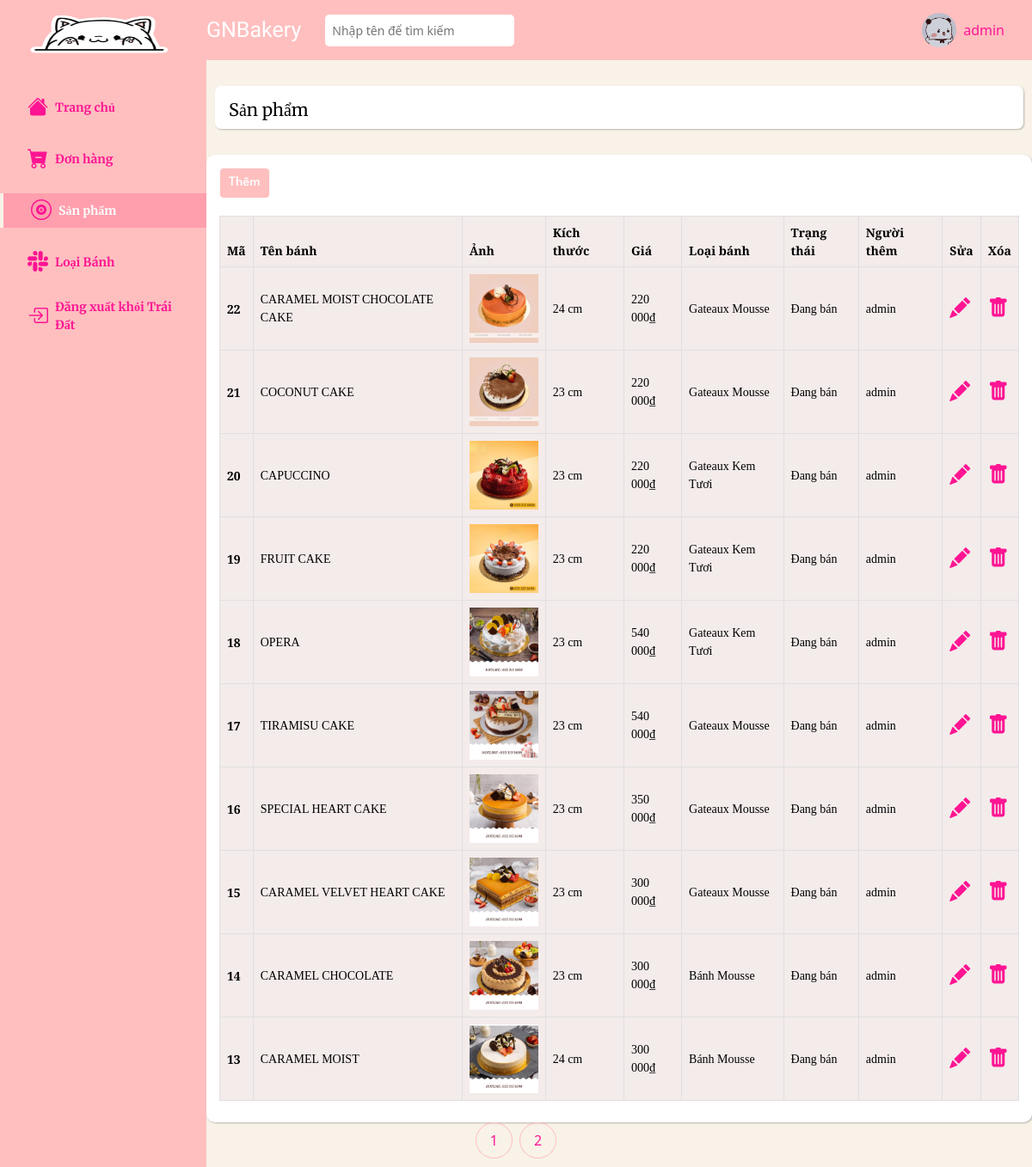
The page /admin/products/index.php (signed in) on the database its author committed.
### tables this page shows
CREATE TABLE `products` (
  `id` int(11) NOT NULL,
  `name` varchar(50) NOT NULL,
  `image` varchar(255) NOT NULL,
  `size` int(11) NOT NULL,
  `price` float NOT NULL,
  `description` text NOT NULL,
  `status` tinyint(1) NOT NULL DEFAULT '1',
  `category_detail_id` int(11) NOT NULL,
  `admin_id` int(11) NOT NULL
);

CREATE TABLE `category_detail` (
  `id` int(11) NOT NULL,
  `name` varchar(50) NOT NULL,
  `category_id` int(11) NOT NULL
);

### admin/products/index.php (the view, shortened to what this page needs)
<?php
    $page = 'products';
    require_once '../../database/connect.php';
    $where = '1';
    $page_current = 1;
    $num_product_per_page = 10;
    $skip_page = $num_product_per_page * ($page_current - 1);
    $sql = "select products.*, category_detail.name as category_name, admin.name as admin_name, products.admin_id
    from products
    join category_detail
    on category_detail.id = products.category_detail_id
    join admin
    on admin.id = products.admin_id
    where $where
    order by products.status desc, products.id desc
    limit $num_product_per_page offset $skip_page
    ";
    $result = mysqli_query($connect, $sql);
    require_once '../navbar-vertical.php';
?>
    <div class="main__container">
        <div class="main-container-text d-flex align-items-center">
            <a class="header__name text-decoration-none" href="#">
                <?= $page == 'products'?'Sản phẩm':'' ?>
            </a>
        </div>
        <div class="container-fluid px-4">
            <a href="form_insert.php" class="btn-insert btn btn-light btn-lg">Thêm</a>
            <div class="row gx-5">
                <div class="col-12">
                    <div class="table-responsive-sm">
                        <table class="product__table table table-sm table-light table-bordered  align-middle">
                            <thead>
                                <tr>
                                <th scope="col">Mã</th>
                                <th scope="col">Tên bánh</th>
                                <th scope="col">Ảnh</th>
                                <th scope="col">Kích thước</th>
                                <th scope="col">Giá</th>
                                <th scope="col">Loại bánh</th>
                                <th scope="col">Trạng thái</th>
                                <th scope="col">Người thêm</th>
                                <th scope="col">Sửa</th>
                                <th scope="col">Xóa</th>
                                </tr>
                            </thead>
                            <tbody>
                                <?php foreach ($result as $each) { ?>
                                    <tr>
                                        <th scope="row">
                                            <a href="show.php?id=<?= $each['id'] ?>" class="text-decoration-none"><?= $each['id'] ?></a>
                                        </th>
                                        <td>
                                            <a href="show.php?id=<?= $each['id'] ?>" class="text-decoration-none"><?= $each['name'] ?></a>
                                        </td>
                                        <td>
                                            <img class="products__img" src="../../assets/images/products/<?= $each['image'] ?>" alt="">
                                        </td>
                                        <td><?= $each['size'] ?> cm</td>
                                        <td><?= number_format($each['price'], 0, '.', ' ') ?>&#8363</td>
                                        <td><?= $each['category_name'] ?></td>
                                        <td><?php
                                            if($each['status'] === '1') { ?>
                                                Đang bán
                                            <?php } else { ?>
                                                Ngừng bán
                                            <?php } ?>
                                        </td>
                                        <td><?= $each['admin_name'] ?></td>
                                        <?php if($each['status'] === '1') { ?>
                                            <td>
                                                <a href="form_update.php?id=<?= $each['id'] ?>&admin_id=<?= $each['admin_id'] ?>">
                                                    <i class="bi bi-pencil-fill"></i>
                                                </a>
                                            </td>
                                            <td>
                                                <a onclick="return confirm('Bạn chắc chắn muốn xóa?')" href="delete.php?id=<?= $each['id'] ?>&admin_id=<?= $each['admin_id'] ?>">
                                                    <i class="bi bi-trash-fill"></i>
                                                </a>
                                            </td>
                                        <?php } ?>
                                    </tr>
                                <?php } ?>
                            </tbody>
                        </table>
                    </div>
                </div>
            </div>
        </div>
    </div>
<?php require_once '../footer.php'; ?>

### assets/css/admin.css (style rules this page uses)
html { font-size: 62.5%; line-height: 1.6rem; font-family: 'Roboto', sans-serif; box-sizing: border-box; }
a { color: #FF1493; }
* { box-sizing: inherit; }
:root { --text-color: #FF1493; --background-color: #f8f2e8; --navbar-color: #ffbfbf; --navbar-vertical-width : 240px; --header-height: 70px; }
body { background-color: var(--background-color); }
.header__name { color: black; font-size: 2rem; margin-left: 16px; margin-top: 5px; font-family: 'Merriweather', serif; }
.main__form, .main__container { margin-left: var(--navbar-vertical-width); min-height: 80vh; margin-top: 30px; }
.main-container-text { box-shadow: 1px 1px 2px 0px #00000040; background-color: white; border-radius: 7px; height: 50px; margin: 30px 10px; }
.container-fluid { box-shadow: 1px 1px 2px 0px #00000040; background-color: white; border-radius: 10px; padding: 15px; }
.product__table, .category__table, .employee__table, .playlist__table { font-size: 1.4rem; }
.products__img, .categories__img, .employee__img, .playlists__img { height: 80px; }
.product__table a, .category__table a, .employee__table a, .playlist__table a { color: black; display: block; }
.btn-insert { background-color: var(--navbar-color); color: #ffffff; font-size: 1.6rem; font-weight: 500; margin-bottom: 20px; font-family: 'League Spartan', sans-serif; border-radius: 5px; }
.table-sm>:not(caption)>*>* { padding: 8px; font-family: 'PT Serif', serif; background-color: #d3afaf40; }
.bi-pencil-fill, .bi-trash-fill { color: #FF1493; font-size: 2.4rem; }
.table-light { --bs-table-bg: #d3afaf40; }

### rows shown on the page
products: id "22", name "CARAMEL MOIST CHOCOLATE CAKE", image (picture), size "24", price "220 000", category_detail.name "Gateaux Mousse", status "Đang bán", admin.name "admin"
products: id "21", name "COCONUT CAKE", image (picture), size "23", price "220 000", category_detail.name "Gateaux Mousse", status "Đang bán", admin.name "admin"
products: id "20", name "CAPUCCINO", image (picture), size "23", price "220 000", category_detail.name "Gateaux Kem Tươi", status "Đang bán", admin.name "admin"
products: id "19", name "FRUIT CAKE", image (picture), size "23", price "220 000", category_detail.name "Gateaux Kem Tươi", status "Đang bán", admin.name "admin"
products: id "18", name "OPERA", image (picture), size "23", price "540 000", category_detail.name "Gateaux Kem Tươi", status "Đang bán", admin.name "admin"
products: id "17", name "TIRAMISU CAKE", image (picture), size "23", price "540 000", category_detail.name "Gateaux Mousse", status "Đang bán", admin.name "admin"
products: id "16", name "SPECIAL HEART CAKE", image (picture), size "23", price "350 000", category_detail.name "Gateaux Mousse", status "Đang bán", admin.name "admin"
products: id "15", name "CARAMEL VELVET HEART CAKE", image (picture), size "23", price "300 000", category_detail.name "Gateaux Mousse", status "Đang bán", admin.name "admin"
products: id "14", name "CARAMEL CHOCOLATE", image (picture), size "23", price "300 000", category_detail.name "Bánh Mousse", status "Đang bán", admin.name "admin"
products: id "13", name "CARAMEL MOIST", image (picture), size "24", price "300 000", category_detail.name "Bánh Mousse", status "Đang bán", admin.name "admin"

### other values the page prints
$_SESSION['name'] "admin"
